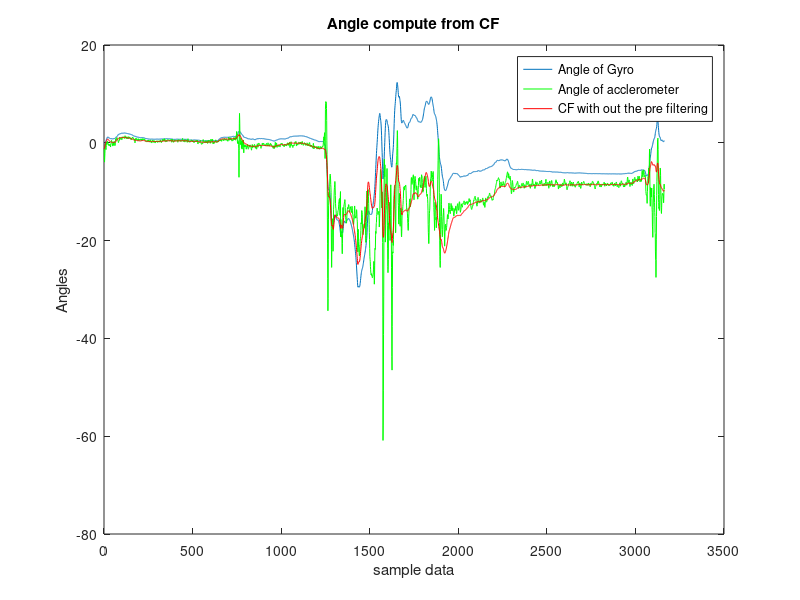
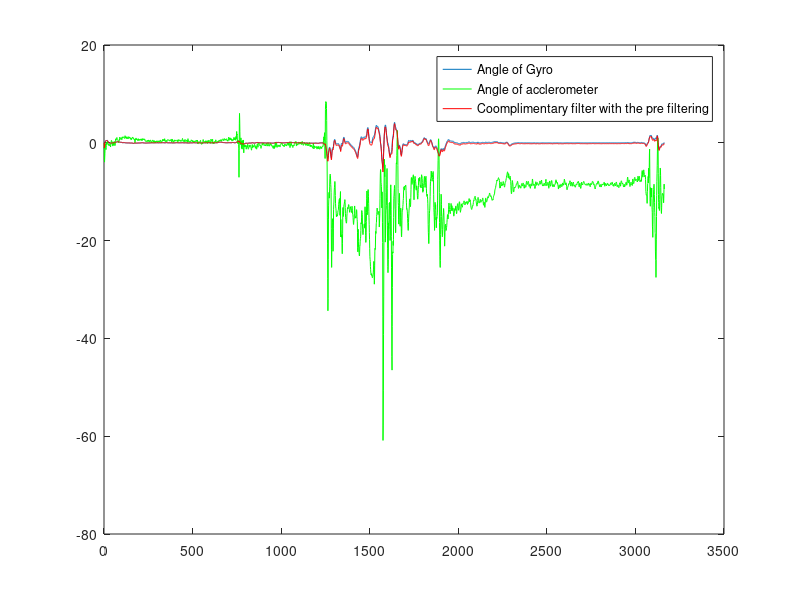

Source code (MATLAB) for these figures, in order:
% Complementary filter filter for sensor fusion algorithm.m
% Author- Ripan Kumar Kundu
% MSc in Electrical Engineering
% University of Rostock
clear all; clc; close all;

data_ax=csvread('Accelerometer.csv',1,2);
data_ay=csvread('Accelerometer.csv',1,3);
data_az=csvread('Accelerometer.csv',1,4);
% accx=data(:,3);
% accy=data(:,4);
% accz=data(:,5);

data_gx=csvread('Gyroscope.csv',1,2)*(-180/pi);
data_gy=csvread('Gyroscope.csv',1,3)*(-180/pi);
data_gz=csvread('Gyroscope.csv',1,4)*(-180/pi);
% data2=xlsread('Gyroscope.csv');
% gyrox=data(:,1);
% gyroy=data(:,2);
% gyroz=data(:,3);

%calculate the Mean bias value%
meangyrox = sum(data_gx(1:200))/200;
meangyroy = sum(data_gy(1:200))/200;
meangyroz = sum(data_gz(1:200))/200;
% gyroy=data2-meangyroy;
gyroy=data_gy;%-meangyroy;
Ts=1/100;

% %compute drift in a loop%
% angy(1)=0;
% for i=1:length(gyroy)
%     if i < length(gyroy)
%         angy(i+1) = angy(i) + gyroy(i+1)*Ts;% integrating the gyroscope
%     end
% end
% %plotting the angle value from gyroscope%
% plot(angy,'-');
% hold on;
% anggyr= angy;
% %return
% 
% %filter coefficient%
% %fc is basically cutoff frequency
% % fc = 3;
% % %fc = 1/(2*pi*RC);
% % RC = 1/(2*pi*fc);
% % tau=RC;
% % alphp=tau/(tau+Ts)
%alphp=0.8414;


%Take the initial angle for gyroscope from the accelerometer
angle_acc(1)=atan2(data_ax(1),sqrt((data_ay(1)*data_ay(1))+(data_az(1)*data_az(1))))*(180/pi);
angle_gyro(1)=atan2(data_ax(1),sqrt((data_ay(1)*data_ay(1))+(data_az(1)*data_az(1))))*(180/pi);
angle_cf(1)=atan2(data_ax(1),sqrt((data_ay(1)*data_ay(1))+(data_az(1)*data_az(1))))*(180/pi);

%Complimentary filter without low passing and high passing filter
for i=2:length(data_ax)
    %if the compute angle from gyro alone
    angle_gyro(i)= angle_gyro(i-1) +(gyroy(i))*(Ts);
    angle_acc(i)=atan2(data_ax(i),sqrt((data_ay(i)*data_ay(i))+(data_az(i)*data_az(i))))*180/pi;
    angle_cf(i)= angle_cf(i-1) +(gyroy(i))*(Ts);
   
    
    %Now using the complimentary filter,we combine the both accelerometer
    %and gyro data
    angle_cf(i)=angle_cf(i)*0.98 + 0.02*angle_acc(i); % Equation of the complimentary filter
end

figure;
plot(angle_gyro)
hold on; plot(angle_acc,'g')
hold on; plot(angle_cf,'r')
legend('Angle of Gyro','Angle of acclerometer','CF with out the pre filtering')
xlabel('sample data')
ylabel('Angles')
title('Angle compute from CF');


%Low pass, high pass and then combine to the complimentary filter
% The gyroscope data passed to the high pass filter and acceleration data
% passed to the low pass filter the raw values%

alphp=0.8414;
alpha_lp=0.1586;

%Initialize the values%
accx_lp(1)=data_ax(1);
accy_lp(1)=data_ay(1);
accz_lp(1)=data_az(1);
lpf_x(1)=data_ax(1);
lpf_y(1)=data_ay(1);
lpf_z(1)=data_az(1);
angle_gyro(1)=angle_acc(1);
angle_acc_lp(1)=angle_acc(1);
angle_gyro_hp(1)=angle_acc(1);


for i=2:length(data_ax)
    
    
    angle_acc1(i)=atan2(data_ax(i),sqrt((data_ay(i)*data_ay(i))+(data_az(i)*data_az(i))))*180/pi;
    
    %The Low pass filter for accelerometer data
    lpf_x(i)=(1-alpha_lp)*lpf_x(i-1)+alpha_lp*data_ax(i);
    lpf_y(i)=(1-alpha_lp)*lpf_y(i-1)+alpha_lp*data_ay(i);
    lpf_z(i)=(1-alpha_lp)*lpf_z(i-1)+alpha_lp*data_az(i);

    
    %Now compute the angle from gyroscope data
    
    angle_gyro(i)= angle_gyro(i-1) +gyroy(i)*(Ts);
    
    
    %So apply the High pass filter then compute gyro angle
    angle_gyro_hp(i)= (alphp*angle_gyro_hp(i-1) + alphp*(angle_gyro(i)-angle_gyro(i-1)));
    
    
    %myself%
%     angle_cf_filter(i)= (alphp*angle_cf_filter(i-1) + alphp*(angle_gyro(i)-angle_gyro(i-1)));
   
    
    %combine the complimentary filter now
%     angle_cf_filter(i)=angle_cf_filter(i)*0.98+0.02*angle_acc1(i);
%     
    angle_cf_filter(i)=angle_gyro_hp(i)*0.98+0.02*angle_acc1(i);
end

% %angle_cf_filter Error comparision%
% maxerror_cf=max(angle_cf_filter);
% minerror_cf=min(angle_cf_filter);
% averageerorr_cf=mean(angle_cf_filter);
% standardev_cf=std(angle_cf_filter);
% 
% 
% %angle_gyro Error comparision%
% maxerror_gy=max(angle_gyro_hp);
% minerror_gy=min(angle_gyro_hp);
% averageerorr_gy=mean(angle_gyro_hp);
% standardev_gy=std(angle_gyro_hp);
% 
% 
% %angle_gyro Error comparision%
% maxerror_acc=max(angle_acc1);
% minerror_acc=min(angle_acc1);
% averageerorr_acc=mean(angle_acc1);
% standardev_acc=std(angle_acc1);


figure;
plot(angle_gyro_hp)
hold on; plot(angle_acc1,'g')
hold on; plot(angle_cf_filter,'r')
legend('Angle of Gyro','Angle of acclerometer','Coomplimentary filter with the pre filtering')
    
